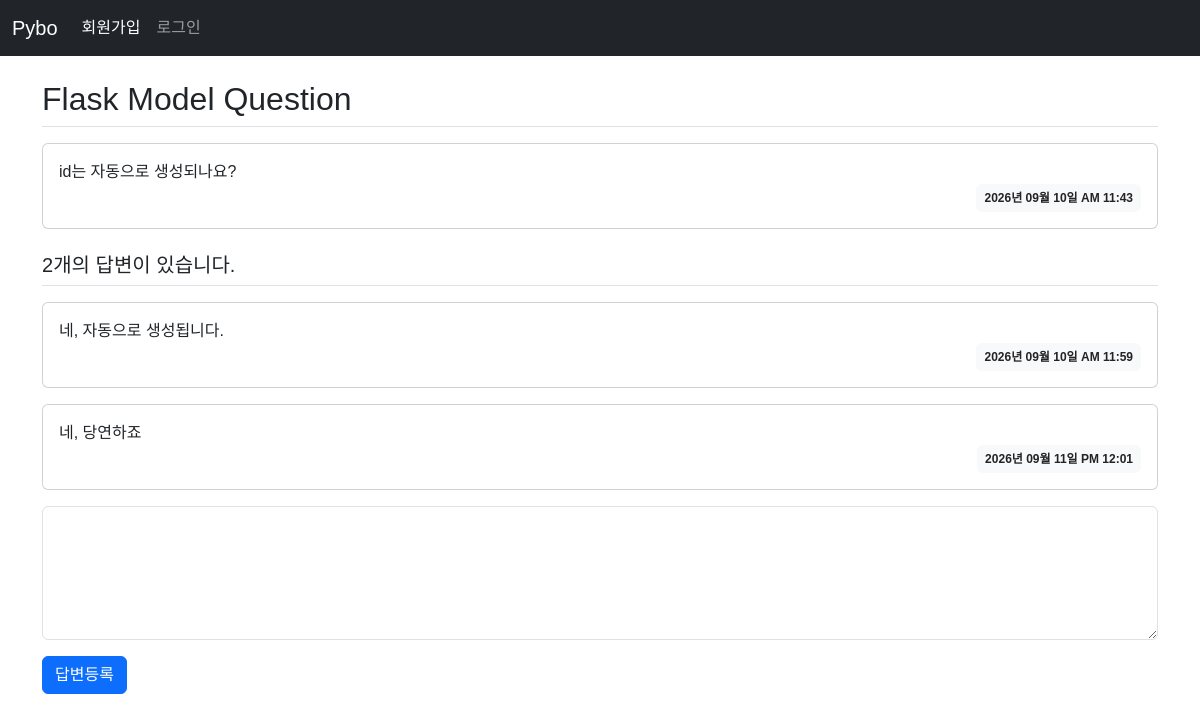
Page /question/detail/2 on the earlier database version.
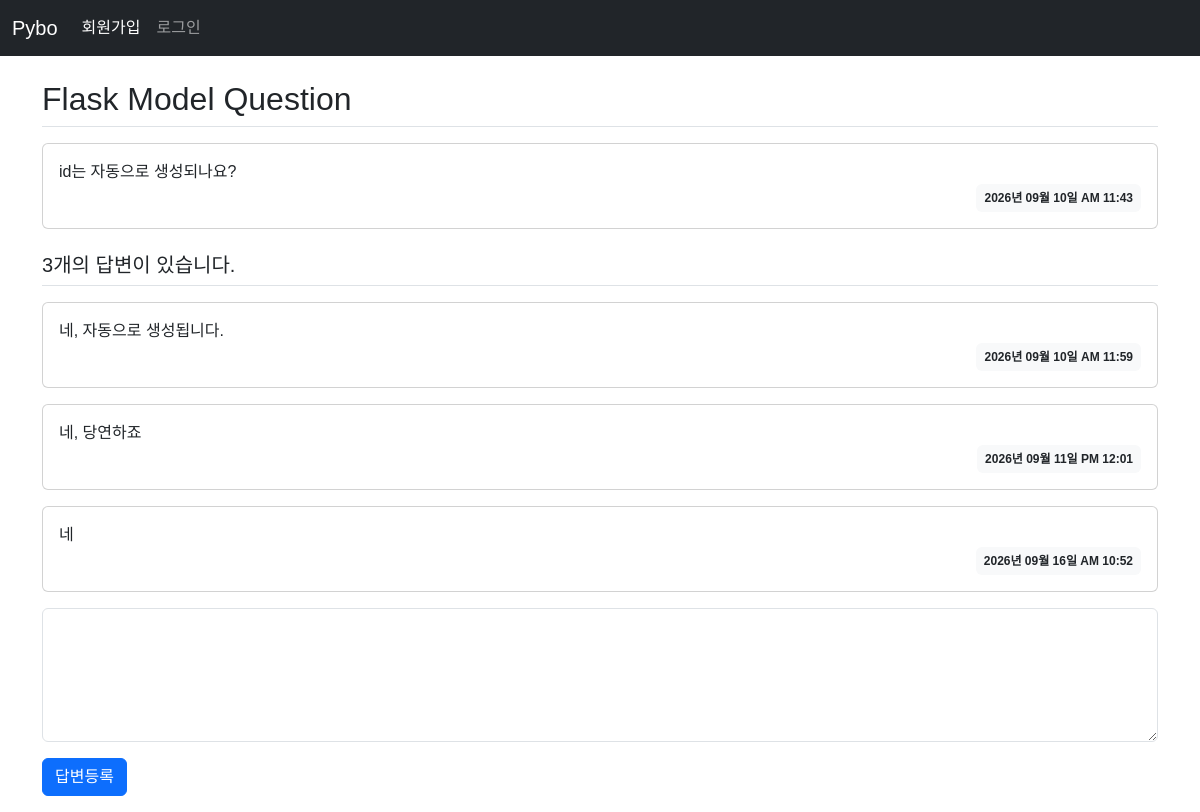
Same page on the later database version.
### pybo/models.py (models this page shows)
class Answer(db.Model):
    id = db.Column(db.Integer, primary_key=True)
    question_id = db.Column(db.Integer, db.ForeignKey('question.id', ondelete='CASCADE'))
    question = db.relationship(Question, backref=db.backref('answer_set'))
    content = db.Column(db.Text, nullable=False)
    create_date = db.Column(db.DateTime, nullable=False)

### pybo/views/question_views.py (the view)
@bp.route('/detail/<int:question_id>')
def detail(question_id):
    form = AnswerForm()  # 질문 상세 템플릿에 폼 추가
    question = Question.query.get_or_404(question_id)
    return render_template('question/question_detail.html', question=question, form=form)

### pybo/forms.py
class AnswerForm(FlaskForm):
    content = TextAreaField('내용', validators=[DataRequired('내용은 필수 입력 항목입니다.')])
    submit = SubmitField('답변등록')

### pybo/filter.py (called while the page is built)
def format_datetime(value, fmt='%Y년 %m월 %d일 %p %I:%M'):
    return value.strftime(fmt)

### pybo/templates/question/question_detail.html (shortened to what this page needs)
{% extends 'base.html' %}
{% block content %}
<div class="container my-3">
    <h2 class="border-bottom py-2">{{ question.subject }}</h2>
    <div class="card my-3">
        <div class="card-body">
            <div class="card-text" style="white-space: pre-line;">{{ question.content }}</div>
            <div class="d-flex justify-content-end">
                <div class="badge bg-light text-dark p-2">
                    {{ question.create_date | datetime }}
                </div>
            </div>
        </div>
    </div>
    <h5 class="border-bottom my-3 py-2">{{ question.answer_set | length }}개의 답변이 있습니다.</h5>
    {% for answer in question.answer_set %}
    <div class="card my-3">
        <div class="card-body">
            <div class="card-text" style="white-space: pre-line;">{{ answer.content }}</div>
            <div class="d-flex justify-content-end">
                <div class="badge bg-light text-dark p-2">
                    {{ answer.create_date | datetime }}
                </div>
            </div>
        </div>
    </div>
    {% endfor %}
    <form action="{{ url_for('answer.create', question_id=question.id) }}" method="post" class="my-3" novalidate>
        <div class="mb-3">
            {{ form.content(class='form-control', rows='5') }}
        </div>
        {{ form.submit(class="btn btn-primary") }}
    </form>
</div>
{% endblock %}

Differences in the rows shown:
added Answer: content "네", create_date "2026년 09월 16일 AM 10:52"
Other differences:
{{ question.answer_set | length }}: "2" → "3"
